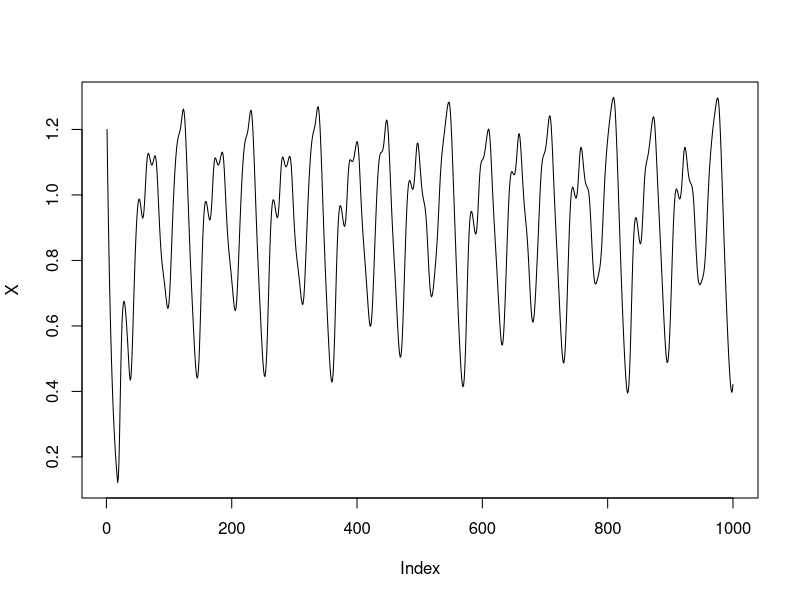

Generate this figure with R:
##### EXERCICIO 1 - TÓPICOS EM APRENDIZADO DE MÁQUINA E SUAS APLICAÇÕES #######
##### ALUNO: FELIPPE GALDINO SILVA


## GERANDO OS DADOS ##


mackey_glass <- function(xn, x_lag){
  x_mg <- ((0.2 * x_lag) / (1 + x_lag^10)) - 0.1*xn
  x_mg
}

# Configuração Inicial

x0 = 1.2
tau = 17
delta_t = 0.1
n_times = 1000

X = vector(mode="numeric", length=n_times)
T_vec = vector(mode="numeric", length=n_times)

X[1] <- x0
T_vec[1] <- 0

for(tempo in 1:(n_times-1)){

  xn = X[tempo]
  tn = T_vec[tempo]

  lag = tempo - tau
  x_lag <- ifelse(lag <= 0, 0, X[lag])


  k1 = mackey_glass(xn, x_lag)
  k2 = mackey_glass(xn + delta_t/2, x_lag + k1/2)
  k3 = mackey_glass(xn + delta_t/2, x_lag + k2/2)
  k4 = mackey_glass(xn + delta_t, x_lag + k3)

  t_n_1 = tn + delta_t

  x_n_1 = xn + (k1 + 2*k2 + 2*k3 + k4)/6

  X[tempo+1] <- x_n_1
  T_vec[tempo+1] <- t_n_1

}

##############################################################

# Checando a série

plot(X, type="l")




